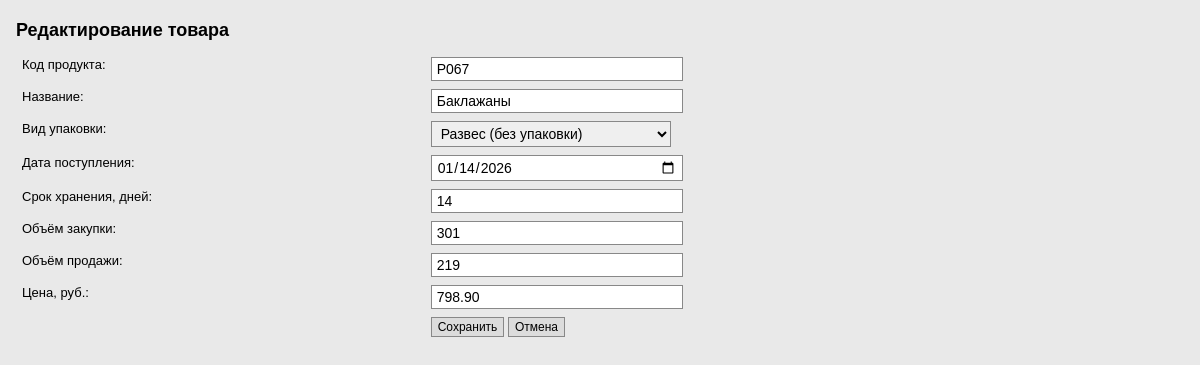
Screenshot of /edit/69/ with the database file from the repository.
### store/models.py (models this page shows, shortened)
class Product(models.Model):
    PACKAGE_CHOICES = [
        ("bottle", "Бутылка"),
        ("pack", "Пакет"),
        ("box", "Коробка"),
        ("can", "Банка"),
        ("bag", "Мешок"),
        ("weight", "Развес (без упаковки)"),
    ]
    code = models.CharField("Код продукта", max_length=20, unique=True)
    name = models.CharField("Название", max_length=150)
    package = models.CharField("Вид упаковки", max_length=20, choices=PACKAGE_CHOICES, default="pack")
    arrival_date = models.DateField("Дата поступления", default=timezone.now)
    shelf_life_days = models.PositiveIntegerField("Срок хранения, дней", default=30)
    purchase_volume = models.PositiveIntegerField("Объём закупки", default=0)
    sale_volume = models.PositiveIntegerField("Объём продажи", default=0)
    price = models.DecimalField("Цена, руб.", max_digits=10, decimal_places=2, default=0)
    discounted = models.BooleanField("Уценён", default=False)
    class Meta:
        verbose_name = "Товар"
        verbose_name_plural = "Товары"
        ordering = ["name"]

### store/views.py (the view)
# urls.py: path("edit/<int:pk>/", views.product_update, name="product_update"),
def product_update(request, pk):
    product = _find_product(pk)
    if product is None:
        messages.error(request, error_text("E303"))
        return redirect("product_list")
    if request.method == "POST":
        form = ProductForm(request.POST, instance=product)
        if form.is_valid():
            form.save()
            messages.success(request, "Изменения сохранены.")
            return redirect("product_list")
    else:
        form = ProductForm(instance=product)
    return render(request, "store/product_form.html", {
        "form": form,
        "title": "Редактирование товара",
    })

### store/views.py (called while the page is built)
def _find_product(pk):
    try:
        return Product.objects.get(pk=pk)
    except (Product.DoesNotExist, ValueError):
        return None

### store/templates/store/product_form.html (shortened to what this page needs)
{% extends "base.html" %}
{% block content %}
    <h2>{{ title }}</h2>
    <form method="post">
        <table class="form-table">
            {% for field in form %}
                <tr>
                    <td>{{ field.label }}:</td>
                    <td>
                        {{ field }}
                    </td>
                </tr>
            {% endfor %}
            <tr>
                <td></td>
                <td>
                    <button class="btn" type="submit">Сохранить</button>
                    <a class="btn" href="{% url 'product_list' %}">Отмена</a>
                </td>
            </tr>
        </table>
    </form>
{% endblock %}

### store/templates/base.html (style rules this page uses)
body { font-family: Tahoma, Verdana, sans-serif; font-size: 14px; background: #e9e9e9; color: #000; margin: 0; padding: 20px 0; }
h2 { font-size: 18px; margin: 0 0 12px 0; }
.btn { font-family: Tahoma, Verdana, sans-serif; font-size: 13px; padding: 5px 10px; border: 1px solid #888; background: #dcdcdc; color: #000; cursor: pointer; text-decoration: none; display: inline-block; }
table { border-collapse: collapse; width: 100%; }
th, td { border: 1px solid #bbb; padding: 4px 6px; font-size: 13px; text-align: left; vertical-align: top; overflow-wrap: break-word; }
td .btn { padding: 2px 6px; font-size: 12px; }
.form-table td { border: none; padding: 4px 6px; }
.field { font-family: Tahoma, Verdana, sans-serif; font-size: 14px; padding: 3px 5px; border: 1px solid #888; width: 240px; }

### rows the page displays
Product: form "P067" "Баклажаны" "Развес (без упаковки)" "01/14/2026" "14" "301" "219" "798.90"

### other values shown
{{ title }} "Редактирование товара"
{{ field.label }} "Код продукта" "Название" "Вид упаковки" "Дата поступления" "Срок хранения, дней" "Объём закупки" "Объём продажи" "Цена, руб."
